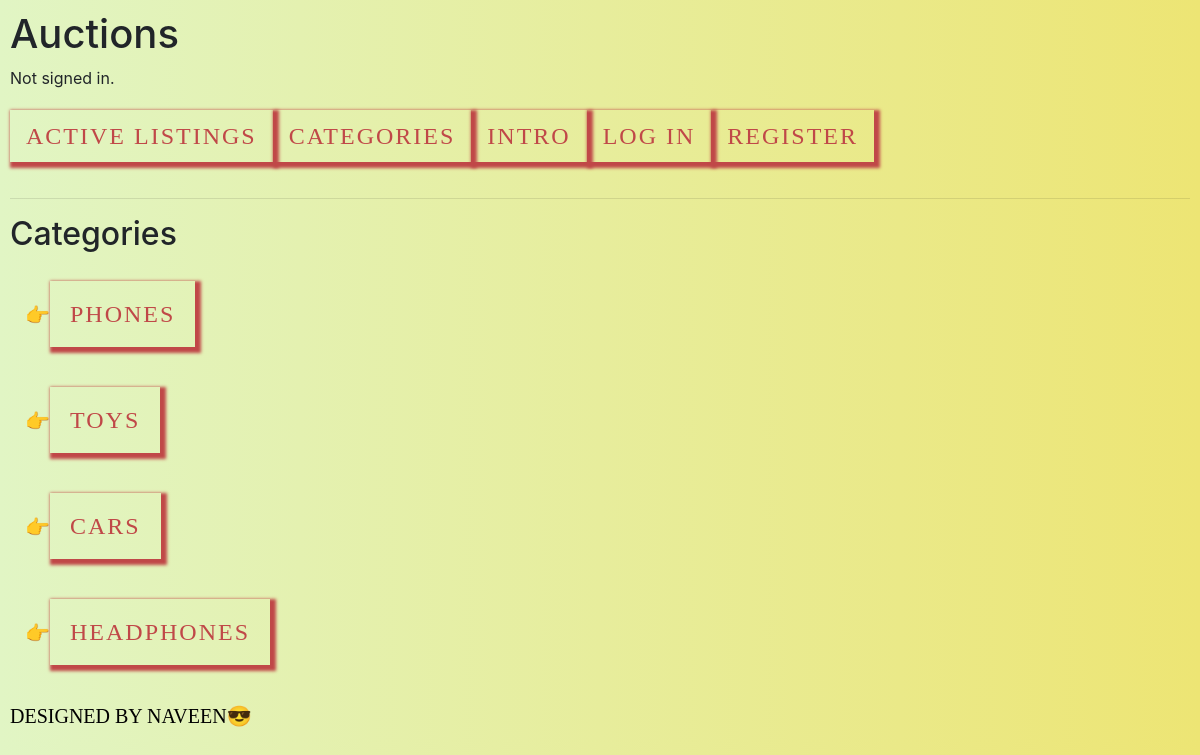
The page /categories on the database its author committed.
### auctions/models.py (models this page shows)
class Listings(models.Model):
    title1=models.CharField(max_length=64)
    desc =models.CharField(max_length=6400)
    bid=models.IntegerField()
    cat = models.CharField(max_length=64)
    lnk = models.CharField(max_length=640000,null=True,blank=True)
    usrr=models.CharField(max_length=64)
    crt=models.DateTimeField(default=datetime.now)

### auctions/views.py (the view)
# urls.py: path("categories",views.cate,name="cate"),
def cate(request):
    ll=[]
    categ=Listings.objects.all()
    for y in categ:
        if y.cat  not in ll:
          ll.append(y.cat)
    return render(request,"auctions/categories.html",{"ii":ll})

### auctions/templates/auctions/categories.html (shortened to what this page needs)
{% extends "auctions/layout.html" %}
{% block body %}
    <h2>Categories</h2>
    <ul>
    	{% for i in ii %}
    	<li>
    		<a href="/lists/{{ i }}">{{ i }}</a>
    	</li>
    	{% endfor %}
    </ul>
       <footer>
     DESIGNED BY NAVEEN😎
        </footer>
{% endblock %}

### auctions/templates/auctions/layout.html (shortened to what this page needs)
{% load static %}
<!DOCTYPE html>
<html lang="en">
    <head>
        <link rel="stylesheet" href="https://stackpath.bootstrapcdn.com/bootstrap/4.4.1/css/bootstrap.min.css">
        <link href="{% static 'auctions/styles.css' %}" rel="stylesheet">
    </head>
    <body>
        <h1>Auctions</h1>
        <div >
            {% if user.is_authenticated %}
                Signed in as&nbsp <strong>{{ user.username }}</strong>.<br>
                 <a   href="/create">Create a new listing</a>
                <a  href="/my">My Watchist</a>
                <a href="/winners">Bids won by me :)</a>
            {% else %}
                Not signed in.
            {% endif %}
        </div>
        <ul class="nav">
            <li class="nav-item">
                <a class="nav-link"  href="{% url 'index' %}">Active Listings</a>
            </li>
                <li class="nav-item">
                <a class="nav-link"  href="{% url 'cate' %}">Categories</a>
            </li>
                <li class="nav-item">
                <a class="nav-link"  href="{% url 'start' %}">Intro</a>
            </li>
            {% if user.is_authenticated %}
                <li class="nav-item">
                    <a class="nav-link" href="{% url 'logout' %}">Log Out</a>
                </li>
            {% else %}
                <li class="nav-item">
                    <a class="nav-link"  href="{% url 'login' %}">Log In</a>
                </li>
                <li class="nav-item">
                    <a class="nav-link"  href="{% url 'register' %}">Register</a>
                </li>
            {% endif %}
        </ul>
        <hr>
        {% block body %}
        {% endblock %}
    </body>
</html>

### auctions/static/auctions/styles.css (style rules this page uses)
body { padding: 10px; }

### auctions/templates/auctions/layout.html (style rules this page uses)
body { background: #EDE574; background: -webkit-linear-gradient(to right, #E1F5C4, #EDE574); background: linear-gradient(to right, #E1F5C4, #EDE574); }
a { position: relative; display: inline-block; padding: 15px 20px; margin: 20px 0; color: #c04848; font-size: 24px; text-decoration: none; text-transform: uppercase; transition: 0.5s; letter-spacing: 2px; box-shadow: 3px 3px 3px 3px; }
ul { list-style-type: "👉"; }

### auctions/templates/auctions/categories.html (style rules this page uses)
li,footer { color: black; font-size: 20px; font-family: "Times New Roman", Times, serif; }

### rows shown on the page
Listings: ii "PHONES"
Listings: ii "TOYS"
Listings: ii "CARS"
Listings: ii "HEADPHONES"
